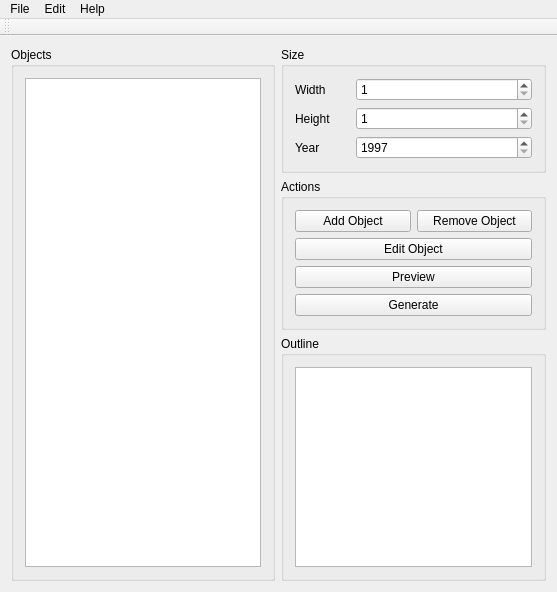
<?xml version="1.0" encoding="UTF-8"?>
<ui version="4.0">
 <class>SimpleCalendarCreatorClass</class>
 <widget class="QMainWindow" name="SimpleCalendarCreatorClass">
  <property name="geometry">
   <rect>
    <x>0</x>
    <y>0</y>
    <width>557</width>
    <height>566</height>
   </rect>
  </property>
  <property name="windowTitle">
   <string>SimpleCalendarCreator</string>
  </property>
  <widget class="QWidget" name="centralWidget">
   <layout class="QHBoxLayout" name="horizontalLayout_5">
    <item>
     <widget class="QGroupBox" name="gpObject">
      <property name="title">
       <string>Objects</string>
      </property>
      <layout class="QVBoxLayout" name="verticalLayout_2">
       <item>
        <widget class="QListWidget" name="objectList">
         <property name="minimumSize">
          <size>
           <width>200</width>
           <height>0</height>
          </size>
         </property>
        </widget>
       </item>
      </layout>
     </widget>
    </item>
    <item>
     <layout class="QVBoxLayout" name="verticalLayout_5">
      <item>
       <widget class="QGroupBox" name="gpSize">
        <property name="title">
         <string>Size</string>
        </property>
        <layout class="QVBoxLayout" name="verticalLayout">
         <item>
          <layout class="QHBoxLayout" name="horizontalLayout_2">
           <item>
            <widget class="QLabel" name="labWidth">
             <property name="minimumSize">
              <size>
               <width>55</width>
               <height>0</height>
              </size>
             </property>
             <property name="maximumSize">
              <size>
               <width>55</width>
               <height>16777215</height>
              </size>
             </property>
             <property name="text">
              <string>Width</string>
             </property>
            </widget>
           </item>
           <item>
            <widget class="QSpinBox" name="spnWidth">
             <property name="minimum">
              <number>1</number>
             </property>
             <property name="maximum">
              <number>99999</number>
             </property>
            </widget>
           </item>
          </layout>
         </item>
         <item>
          <layout class="QHBoxLayout" name="horizontalLayout_3">
           <item>
            <widget class="QLabel" name="labHeight">
             <property name="minimumSize">
              <size>
               <width>55</width>
               <height>0</height>
              </size>
             </property>
             <property name="maximumSize">
              <size>
               <width>55</width>
               <height>16777215</height>
              </size>
             </property>
             <property name="text">
              <string>Height</string>
             </property>
            </widget>
           </item>
           <item>
            <widget class="QSpinBox" name="spnHeight">
             <property name="minimum">
              <number>1</number>
             </property>
             <property name="maximum">
              <number>99999</number>
             </property>
            </widget>
           </item>
          </layout>
         </item>
         <item>
          <layout class="QHBoxLayout" name="horizontalLayout_4">
           <item>
            <widget class="QLabel" name="labYear">
             <property name="minimumSize">
              <size>
               <width>55</width>
               <height>0</height>
              </size>
             </property>
             <property name="maximumSize">
              <size>
               <width>55</width>
               <height>16777215</height>
              </size>
             </property>
             <property name="text">
              <string>Year</string>
             </property>
            </widget>
           </item>
           <item>
            <widget class="QSpinBox" name="spnYear">
             <property name="minimum">
              <number>1997</number>
             </property>
             <property name="maximum">
              <number>9999</number>
             </property>
            </widget>
           </item>
          </layout>
         </item>
        </layout>
       </widget>
      </item>
      <item>
       <widget class="QGroupBox" name="gpAction">
        <property name="title">
         <string>Actions</string>
        </property>
        <layout class="QVBoxLayout" name="verticalLayout_3">
         <item>
          <layout class="QHBoxLayout" name="horizontalLayout">
           <item>
            <widget class="QPushButton" name="btnAddObject">
             <property name="text">
              <string>Add Object</string>
             </property>
            </widget>
           </item>
           <item>
            <widget class="QPushButton" name="btnRemoveObject">
             <property name="text">
              <string>Remove Object</string>
             </property>
            </widget>
           </item>
          </layout>
         </item>
         <item>
          <widget class="QPushButton" name="btnEditObject">
           <property name="text">
            <string>Edit Object</string>
           </property>
          </widget>
         </item>
         <item>
          <widget class="QPushButton" name="btnPreview">
           <property name="text">
            <string>Preview</string>
           </property>
          </widget>
         </item>
         <item>
          <widget class="QPushButton" name="btnGenerate">
           <property name="text">
            <string>Generate</string>
           </property>
          </widget>
         </item>
        </layout>
       </widget>
      </item>
      <item>
       <spacer name="verticalSpacer">
        <property name="orientation">
         <enum>Qt::Vertical</enum>
        </property>
        <property name="sizeHint" stdset="0">
         <size>
          <width>20</width>
          <height>40</height>
         </size>
        </property>
       </spacer>
      </item>
      <item>
       <widget class="QGroupBox" name="gpOutline">
        <property name="title">
         <string>Outline</string>
        </property>
        <layout class="QVBoxLayout" name="verticalLayout_4">
         <item>
          <widget class="QGraphicsView" name="winOutline">
           <property name="minimumSize">
            <size>
             <width>200</width>
             <height>200</height>
            </size>
           </property>
          </widget>
         </item>
        </layout>
       </widget>
      </item>
     </layout>
    </item>
   </layout>
  </widget>
  <widget class="QMenuBar" name="menuBar">
   <property name="geometry">
    <rect>
     <x>0</x>
     <y>0</y>
     <width>557</width>
     <height>21</height>
    </rect>
   </property>
   <widget class="QMenu" name="menuFile">
    <property name="title">
     <string>File</string>
    </property>
    <addaction name="actionOpen"/>
    <addaction name="actionSave"/>
    <addaction name="actionSave_As"/>
    <addaction name="separator"/>
    <addaction name="actionQuit"/>
   </widget>
   <widget class="QMenu" name="menuHelp">
    <property name="title">
     <string>Help</string>
    </property>
    <addaction name="actionAbout"/>
    <addaction name="actionAbout_Qt"/>
   </widget>
   <widget class="QMenu" name="menuEdit">
    <property name="title">
     <string>Edit</string>
    </property>
    <addaction name="actionUndo"/>
   </widget>
   <addaction name="menuFile"/>
   <addaction name="menuEdit"/>
   <addaction name="menuHelp"/>
  </widget>
  <widget class="QToolBar" name="mainToolBar">
   <attribute name="toolBarArea">
    <enum>TopToolBarArea</enum>
   </attribute>
   <attribute name="toolBarBreak">
    <bool>false</bool>
   </attribute>
  </widget>
  <action name="actionQuit">
   <property name="text">
    <string>Quit</string>
   </property>
  </action>
  <action name="actionAbout">
   <property name="text">
    <string>About</string>
   </property>
  </action>
  <action name="actionAbout_Qt">
   <property name="text">
    <string>About Qt</string>
   </property>
  </action>
  <action name="actionSave">
   <property name="text">
    <string>Save</string>
   </property>
   <property name="shortcut">
    <string notr="true">Ctrl+S</string>
   </property>
  </action>
  <action name="actionOpen">
   <property name="text">
    <string>Open</string>
   </property>
   <property name="shortcut">
    <string notr="true">Ctrl+O</string>
   </property>
  </action>
  <action name="actionSave_As">
   <property name="text">
    <string>Save As</string>
   </property>
   <property name="shortcut">
    <string notr="true">Ctrl+Shift+S</string>
   </property>
  </action>
  <action name="actionUndo">
   <property name="text">
    <string>Undo</string>
   </property>
   <property name="shortcut">
    <string notr="true">Ctrl+Z</string>
   </property>
  </action>
 </widget>
 <layoutdefault spacing="6" margin="11"/>
 <resources>
  <include location="../../SimpleCalendarCreator.qrc"/>
 </resources>
 <connections/>
</ui>
